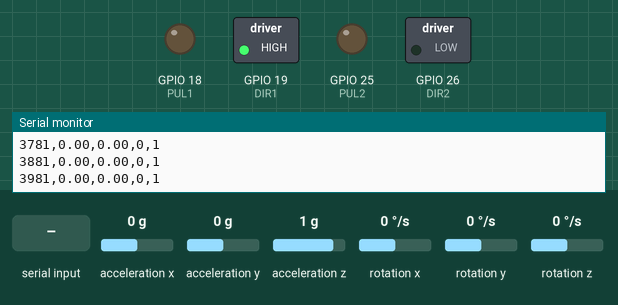
This sketch was run on a simulated ESP32. Parts: switched loads named in the sketch (green lamp = pin HIGH), output pins drawn as LEDs (lit = HIGH), the last lines printed to the serial monitor. Wiring (inferred from the names in the program): MPU-9250 motion sensor at I2C address 0x68. The inputs (shaded band) are chosen by the test bench; at power-on: acceleration x 0 g, rotation y 0 °/s, acceleration z 1 g, acceleration y 0 g, rotation x 0 °/s, rotation z 0 °/s.

Above: at 4.0 s.
4.1 s: acceleration x set to -1.4 g
At 4.3 s:
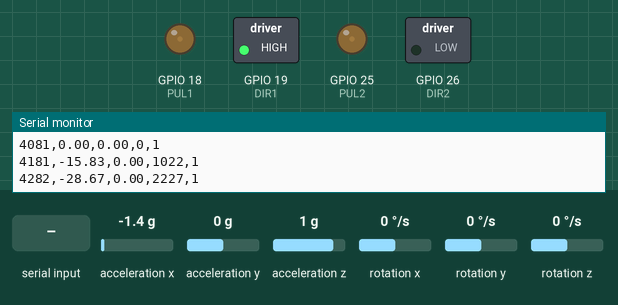
5.8 s: "z90\n" received over Serial
8.8 s: rotation y set to 192 °/s
At 9.6 s:
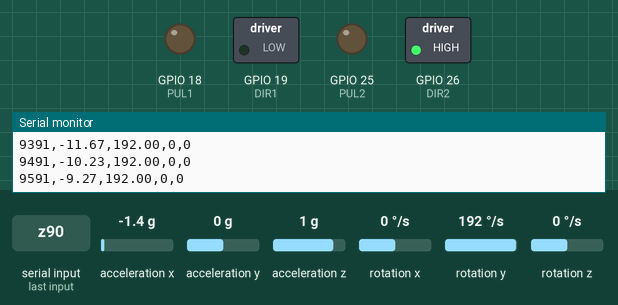
10.6 s: acceleration z set to -0.1 g
12.5 s: acceleration z set to -0.4 g
At 13.7 s:
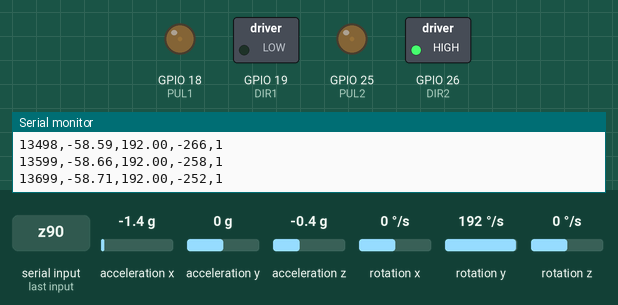
14.2 s: acceleration x set to 0 g
At 14.7 s:
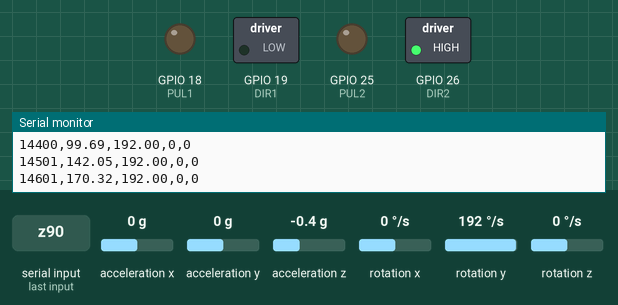
Timing chart, 0 to 16.8 s (numbered marks = the images above; inputs shaded):
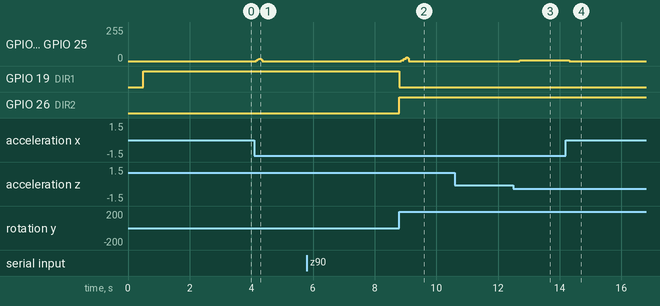

The sketch:

Balance.ino
```cpp
// Self-balancing robot: ESP32 + MPU9250/6500 + 2x TB6600 + 2x NEMA17
// Pins/IMU setup taken from Stepper.ino and IMU.ino.
//
// Serial commands (115200, newline terminated) for live tuning:
//   p<val>  Kp      i<val>  Ki      d<val>  Kd
//   s<val>  balance setpoint (deg)
//   z       set setpoint = current angle (hold robot upright first!)
//   f       flip control direction
//   e       enable/disable motors
//   ?       print parameters
// Example: "p300" sets Kp = 300

#include <Wire.h>
#include <math.h>
#include "driver/gpio.h"
#include "soc/gpio_struct.h"

// ---------------- Pins ----------------
#define SDA_PIN 21
#define SCL_PIN 22
#define MPU_ADDR 0x68
const int PUL1 = 18, DIR1 = 19;
const int PUL2 = 25, DIR2 = 26;

// ---------------- Tunables ----------------
float Kp = 120.0f;   // steps/s per degree
float Ki = 0.0f;     // steps/s per degree*second
float Kd = 4.0f;     // steps/s per deg/s (uses gyro directly)
float setpoint = 0.0f;       // deg; trim until robot stands still
int   dirSign = -1;          // flip with 'f' if robot falls faster

const float ALPHA = 0.98f;             // complementary filter
const float FALL_ANGLE = 30.0f;        // deg: motors cut beyond this
const float MAX_SPEED = 3000.0f;       // steps/s (keep within TB6600 + torque limits)
const float MAX_ACCEL = 12000.0f;      // steps/s^2 slew limit
const float I_LIMIT = 3000.0f;         // integral clamp (steps/s)
const float LOOP_HZ = 200.0f;
const uint32_t LOOP_US = (uint32_t)(1000000.0f / LOOP_HZ);

// Step generator
const uint32_t TICK_HZ = 20000;        // ISR rate, 50us pulse width

// ---------------- State ----------------
float angle = 0, gyroRate = 0, gyroBias = 0;
float integral = 0, speedCmd = 0;
bool enabled = true, active = false;
uint32_t lastLoop = 0;

volatile uint32_t stepRate = 0;        // steps/s (magnitude)
volatile bool pulseHigh = false;
uint32_t phase = 0;
hw_timer_t *timer = nullptr;

// ---------------- Step ISR ----------------
void IRAM_ATTR onTick() {
  if (pulseHigh) {
    GPIO.out_w1tc = (1UL << PUL1) | (1UL << PUL2);
    pulseHigh = false;
    return;
  }
  phase += stepRate;
  if (phase >= TICK_HZ) {
    phase -= TICK_HZ;
    GPIO.out_w1ts = (1UL << PUL1) | (1UL << PUL2);
    pulseHigh = true;
  }
}

void startTimer() {
#if defined(ESP_ARDUINO_VERSION_MAJOR) && ESP_ARDUINO_VERSION_MAJOR >= 3
  timer = timerBegin(1000000);
  timerAttachInterrupt(timer, &onTick);
  timerAlarm(timer, 1000000 / TICK_HZ, true, 0);
#else
  timer = timerBegin(0, 80, true);
  timerAttachInterrupt(timer, &onTick, true);
  timerAlarmWrite(timer, 1000000 / TICK_HZ, true);
  timerAlarmEnable(timer);
#endif
}

// ---------------- IMU ----------------
bool writeReg(uint8_t reg, uint8_t v) {
  Wire.beginTransmission(MPU_ADDR);
  Wire.write(reg); Wire.write(v);
  return Wire.endTransmission() == 0;
}
bool readRegs(uint8_t reg, uint8_t *d, uint8_t len) {
  Wire.beginTransmission(MPU_ADDR);
  Wire.write(reg);
  if (Wire.endTransmission(false) != 0) return false;
  if (Wire.requestFrom(MPU_ADDR, len, (uint8_t)true) != len) return false;
  for (uint8_t i = 0; i < len; i++) d[i] = Wire.read();
  return true;
}
int16_t getInt16(uint8_t *d, int i) { return (int16_t)((d[i] << 8) | d[i + 1]); }

// ---------------- Motors ----------------
// Opposite DIR levels = same physical direction (from Stepper.ino)
void setDirection(bool forward) {
  digitalWrite(DIR1, forward ? HIGH : LOW);
  digitalWrite(DIR2, forward ? LOW : HIGH);
}

void setSpeed(float s) {
  static bool lastFwd = true;
  bool fwd = s >= 0;
  if (fwd != lastFwd) {
    stepRate = 0;           // stop pulses briefly around direction change
    delayMicroseconds(10);  // TB6600 DIR setup time
    setDirection(fwd);
    delayMicroseconds(10);
    lastFwd = fwd;
  }
  stepRate = (uint32_t)fabsf(s);
}

void stopMotors() {
  stepRate = 0;
  speedCmd = 0;
  integral = 0;
}

// ---------------- Serial tuning ----------------
void printParams() {
  Serial.printf("# Kp=%.2f Ki=%.3f Kd=%.2f setpoint=%.2f dirSign=%d enabled=%d\n",
                Kp, Ki, Kd, setpoint, dirSign, enabled);
}

void handleSerial() {
  if (!Serial.available()) return;
  String line = Serial.readStringUntil('\n');
  line.trim();
  if (!line.length()) return;
  char c = line[0];
  float v = line.substring(1).toFloat();
  switch (c) {
    case 'p': Kp = v; break;
    case 'i': Ki = v; integral = 0; break;
    case 'd': Kd = v; break;
    case 's': setpoint = v; break;
    case 'z': setpoint = angle; integral = 0; break;
    case 'f': dirSign = -dirSign; break;
    case 'e': enabled = !enabled; if (!enabled) stopMotors(); break;
    default: break;
  }
  printParams();
}

// ---------------- Setup ----------------
void setup() {
  Serial.begin(115200);
  delay(500);

  pinMode(PUL1, OUTPUT); pinMode(DIR1, OUTPUT);
  pinMode(PUL2, OUTPUT); pinMode(DIR2, OUTPUT);
  digitalWrite(PUL1, LOW); digitalWrite(PUL2, LOW);
  setDirection(true);

  Wire.begin(SDA_PIN, SCL_PIN);
  Wire.setClock(400000);

  uint8_t id;
  if (!readRegs(0x75, &id, 1)) {
    Serial.println("# ERROR: IMU not found at 0x68");
    while (true) delay(1000);
  }
  writeReg(0x6B, 0x00); delay(100);
  writeReg(0x1B, 0x00);   // gyro  +/-250 dps
  writeReg(0x1C, 0x00);   // accel +/-2 g
  writeReg(0x1A, 0x03);   // DLPF ~41 Hz

  Serial.println("# Keep robot still: calibrating gyro...");
  const int N = 500;
  long sum = 0;
  uint8_t d[14];
  for (int i = 0; i < N; i++) {
    if (readRegs(0x3B, d, 14)) sum += getInt16(d, 10);
    delay(3);
  }
  gyroBias = (float)sum / N / 131.0f;

  readRegs(0x3B, d, 14);
  angle = atan2f((float)getInt16(d, 0), (float)getInt16(d, 4)) * 180.0f / PI;

  startTimer();
  lastLoop = micros();
  Serial.println("# Ready. Hold robot upright; it activates near setpoint.");
  printParams();
}

// ---------------- Loop ----------------
void loop() {
  handleSerial();

  uint32_t now = micros();
  if ((uint32_t)(now - lastLoop) < LOOP_US) return;
  float dt = (now - lastLoop) / 1e6f;
  lastLoop = now;
  if (dt > 0.05f) return;

  uint8_t d[14];
  if (!readRegs(0x3B, d, 14)) { stopMotors(); return; }

  float accAngle = atan2f((float)getInt16(d, 0), (float)getInt16(d, 4)) * 180.0f / PI;
  gyroRate = getInt16(d, 10) / 131.0f - gyroBias;
  angle = ALPHA * (angle + gyroRate * dt) + (1.0f - ALPHA) * accAngle;

  float err = angle - setpoint;

  // Safety: engage only when upright, cut out when fallen
  if (fabsf(err) > FALL_ANGLE || !enabled) {
    active = false;
    stopMotors();
  } else if (!active && fabsf(err) < 2.0f && enabled) {
    active = true;
    integral = 0;
  }

  if (active) {
    integral += Ki * err * dt;
    integral = constrain(integral, -I_LIMIT, I_LIMIT);

    float target = dirSign * (Kp * err + integral + Kd * gyroRate);
    target = constrain(target, -MAX_SPEED, MAX_SPEED);

    // Slew-rate limit
    float maxStep = MAX_ACCEL * dt;
    speedCmd += constrain(target - speedCmd, -maxStep, maxStep);
    setSpeed(speedCmd);
  }

  // Telemetry at ~10 Hz
  static uint8_t cnt = 0;
  if (++cnt >= 20) {
    cnt = 0;
    Serial.printf("%lu,%.2f,%.2f,%.0f,%d\n", millis(), angle, gyroRate, speedCmd, active);
  }
}
```

Measured:
- after the input at 4.1 s, GPIO 18 (PUL1), GPIO 25 (PUL2): 0/255 → 18/255 after 0.06 s, → 0/255 0.16 s later
- after the input at 8.8 s, GPIO 18 (PUL1), GPIO 25 (PUL2): 0/255 → 7/255 after 0.07 s, → 18/255 0.08 s later, → 0/255 0.08 s later; GPIO 19 (DIR1): HIGH → LOW at once; GPIO 26 (DIR2): LOW → HIGH at once
- after the input at 12.5 s, GPIO 18 (PUL1), GPIO 25 (PUL2): 0/255 → 6/255 after 0.21 s
- after the input at 14.2 s, GPIO 18 (PUL1), GPIO 25 (PUL2): 6/255 → 0/255 after 0.11 s
